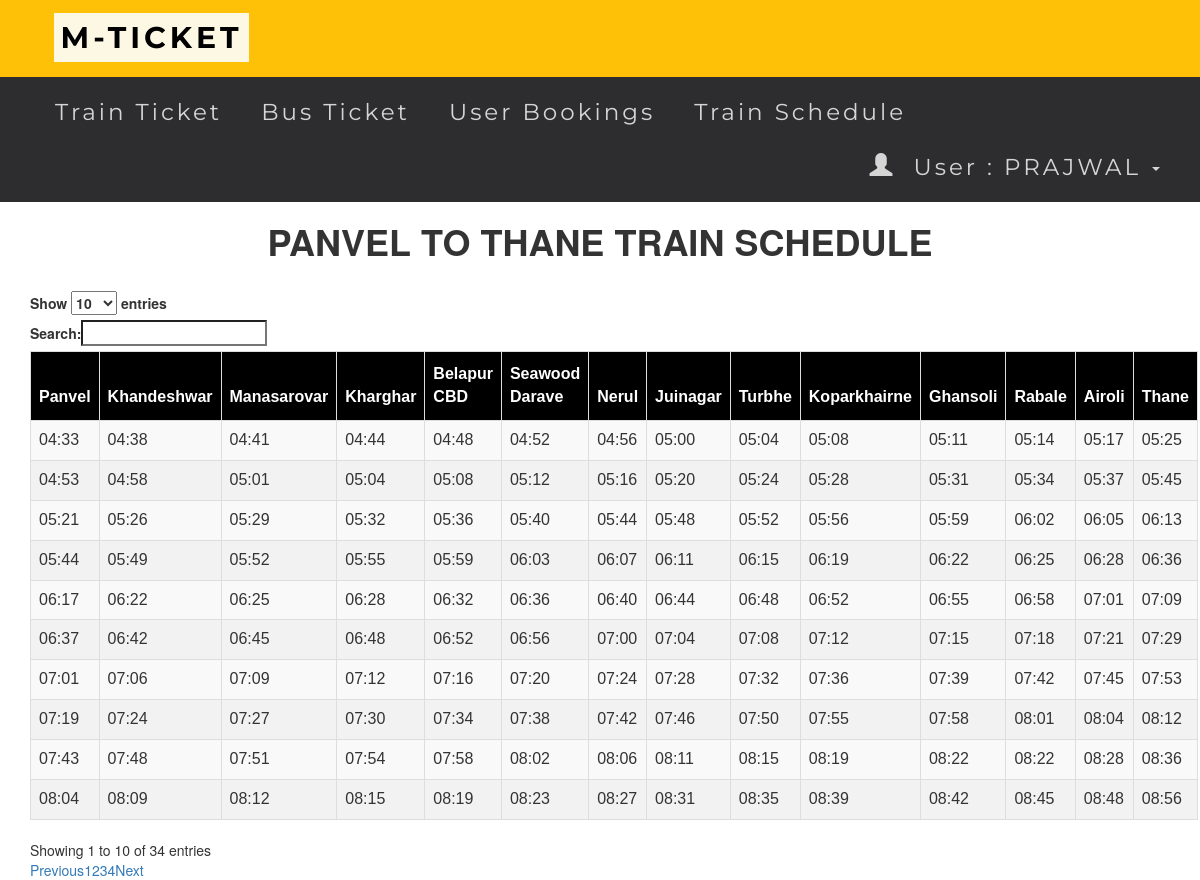
The page /trainschedule.php (signed in) on the database its author committed.
### tables this page shows
CREATE TABLE `traintt` (
  `Panvel` varchar(5) DEFAULT NULL,
  `Khandeshwar` varchar(5) DEFAULT NULL,
  `Manasarovar` varchar(5) DEFAULT NULL,
  `Kharghar` varchar(5) DEFAULT NULL,
  `Belapur CBD` varchar(5) DEFAULT NULL,
  `Seawood Darave` varchar(5) DEFAULT NULL,
  `Nerul` varchar(5) DEFAULT NULL,
  `Juinagar` varchar(5) DEFAULT NULL,
  `Turbhe` varchar(5) DEFAULT NULL,
  `Koparkhairne` varchar(5) DEFAULT NULL,
  `Ghansoli` varchar(5) DEFAULT NULL,
  `Rabale` varchar(5) DEFAULT NULL,
  `Airoli` varchar(5) DEFAULT NULL,
  `Thane` varchar(5) DEFAULT NULL
);

### trainschedule.php (the view, shortened to what this page needs)
<?php
include 'connect.php' ;
include 'header.php';
?>
<head>
           <link rel="stylesheet" href="https://cdn.datatables.net/1.10.12/css/dataTables.bootstrap.min.css" />
      </head>
      <body >
                     <h1><center><b>PANVEL TO THANE TRAIN SCHEDULE</center></b></h1>
           <div class="container">
                <br />
                     <table id="database_table" class="table table-striped table-bordered">
                          <thead>
                            <tr>
  <th>Panvel </th>
  <th>Khandeshwar </th>
  <th>Manasarovar</th>
  <th>Kharghar</th>
  <th>Belapur CBD</th>
  <th>Seawood Darave</th>
  <th>Nerul </th>
  <th>Juinagar</th>
  <th>Turbhe</th>
  <th>Koparkhairne</th>
  <th>Ghansoli</th>
  <th>Rabale </th>
  <th>Airoli</th>
  <th>Thane</th>
  </tr>
                          </thead>
                          <tbody>
<?php
$sql_transactions="SELECT * FROM `traintt`   " ;
$result = $connect->query($sql_transactions);
while($row = $result->fetch_assoc()){
echo'<tr class="class="table table-striped table-bordered"">
        <td>'.$row["Panvel"].'</td>
        <td>'.$row["Khandeshwar"].'</td>
        <td>'.$row["Manasarovar"].'</td>
        <td>'.$row["Kharghar"].'</td>
        <td>'.$row["Belapur CBD"].'</td>
        <td>'.$row["Seawood Darave"].'</td>
        <td>'.$row["Nerul"].'</td>
        <td>'.$row["Juinagar"].'</td>
        <td>'.$row["Turbhe"].'</td>
        <td>'.$row["Koparkhairne"].'</td>
        <td>'.$row["Ghansoli"].'</td>
        <td>'.$row["Rabale"].'</td>
        <td>'.$row["Airoli"].'</td>
        <td>'.$row["Thane"].'</td>
';
}
?>
</tbody>
</table>
</div>

### trainschedule.php (style rules this page uses)
table#database_table { font-size:16px; font-family: "Trebuchet MS", Arial, Helvetica, sans-serif; border-collapse: collapse; border-spacing: 0; }
#database_table td, #database_table th { border: 1px solid #ddd; text-align: left; padding: 8px; }
#database_table tr:nth-child(even) { background-color: #f2f2f2 }
#database_table th { padding-top: 11px; padding-bottom: 11px; background-color: black; color: white; }

### rows shown on the page
traintt: Panvel "04:33", Khandeshwar "04:38", Manasarovar "04:41", Kharghar "04:44", Belapur CBD "04:48", Seawood Darave "04:52", Nerul "04:56", Juinagar "05:00", Turbhe "05:04", Koparkhairne "05:08", Ghansoli "05:11", Rabale "05:14", Airoli "05:17", Thane "05:25"
traintt: Panvel "04:53", Khandeshwar "04:58", Manasarovar "05:01", Kharghar "05:04", Belapur CBD "05:08", Seawood Darave "05:12", Nerul "05:16", Juinagar "05:20", Turbhe "05:24", Koparkhairne "05:28", Ghansoli "05:31", Rabale "05:34", Airoli "05:37", Thane "05:45"
traintt: Panvel "05:21", Khandeshwar "05:26", Manasarovar "05:29", Kharghar "05:32", Belapur CBD "05:36", Seawood Darave "05:40", Nerul "05:44", Juinagar "05:48", Turbhe "05:52", Koparkhairne "05:56", Ghansoli "05:59", Rabale "06:02", Airoli "06:05", Thane "06:13"
traintt: Panvel "05:44", Khandeshwar "05:49", Manasarovar "05:52", Kharghar "05:55", Belapur CBD "05:59", Seawood Darave "06:03", Nerul "06:07", Juinagar "06:11", Turbhe "06:15", Koparkhairne "06:19", Ghansoli "06:22", Rabale "06:25", Airoli "06:28", Thane "06:36"
traintt: Panvel "06:17", Khandeshwar "06:22", Manasarovar "06:25", Kharghar "06:28", Belapur CBD "06:32", Seawood Darave "06:36", Nerul "06:40", Juinagar "06:44", Turbhe "06:48", Koparkhairne "06:52", Ghansoli "06:55", Rabale "06:58", Airoli "07:01", Thane "07:09"
traintt: Panvel "06:37", Khandeshwar "06:42", Manasarovar "06:45", Kharghar "06:48", Belapur CBD "06:52", Seawood Darave "06:56", Nerul "07:00", Juinagar "07:04", Turbhe "07:08", Koparkhairne "07:12", Ghansoli "07:15", Rabale "07:18", Airoli "07:21", Thane "07:29"
traintt: Panvel "07:01", Khandeshwar "07:06", Manasarovar "07:09", Kharghar "07:12", Belapur CBD "07:16", Seawood Darave "07:20", Nerul "07:24", Juinagar "07:28", Turbhe "07:32", Koparkhairne "07:36", Ghansoli "07:39", Rabale "07:42", Airoli "07:45", Thane "07:53"
traintt: Panvel "07:19", Khandeshwar "07:24", Manasarovar "07:27", Kharghar "07:30", Belapur CBD "07:34", Seawood Darave "07:38", Nerul "07:42", Juinagar "07:46", Turbhe "07:50", Koparkhairne "07:55", Ghansoli "07:58", Rabale "08:01", Airoli "08:04", Thane "08:12"
traintt: Panvel "07:43", Khandeshwar "07:48", Manasarovar "07:51", Kharghar "07:54", Belapur CBD "07:58", Seawood Darave "08:02", Nerul "08:06", Juinagar "08:11", Turbhe "08:15", Koparkhairne "08:19", Ghansoli "08:22", Rabale "08:22", Airoli "08:28", Thane "08:36"
traintt: Panvel "08:04", Khandeshwar "08:09", Manasarovar "08:12", Kharghar "08:15", Belapur CBD "08:19", Seawood Darave "08:23", Nerul "08:27", Juinagar "08:31", Turbhe "08:35", Koparkhairne "08:39", Ghansoli "08:42", Rabale "08:45", Airoli "08:48", Thane "08:56"

### other values the page prints
$_SESSION['name'] "PRAJWAL"
